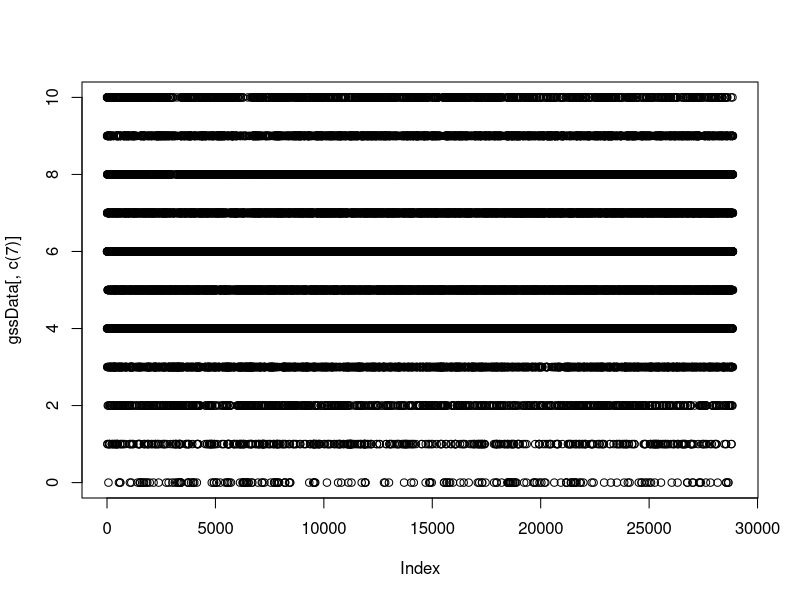

Generate this figure with R:
## ---- chunk 1
require(plyr)

gssData <- read.csv('GSSvocab.csv',header=TRUE, sep=",")
summary(gssData)

## ---- chunk 2
#Renaming the columns for the data set
gssData <- rename(gssData, c("year" = "Year", "gender" = "Gender", "educGroup" = "EducationGroup", "vocab" = "VocabularyScore", "age" = "Age", "educ" = "Education", "ageGroup" = "AgeGroup", "nativeBorn" = "NativeBorn"))

#Creating a subset for the data for participants between 21 and 50 years of age
subset_gssData <- subset(gssData, Age >= 21 & Age <= 50)
head(subset_gssData, 5)
## ---- chunk 3

# scatter plot
plot(gssData[,c(7)])

